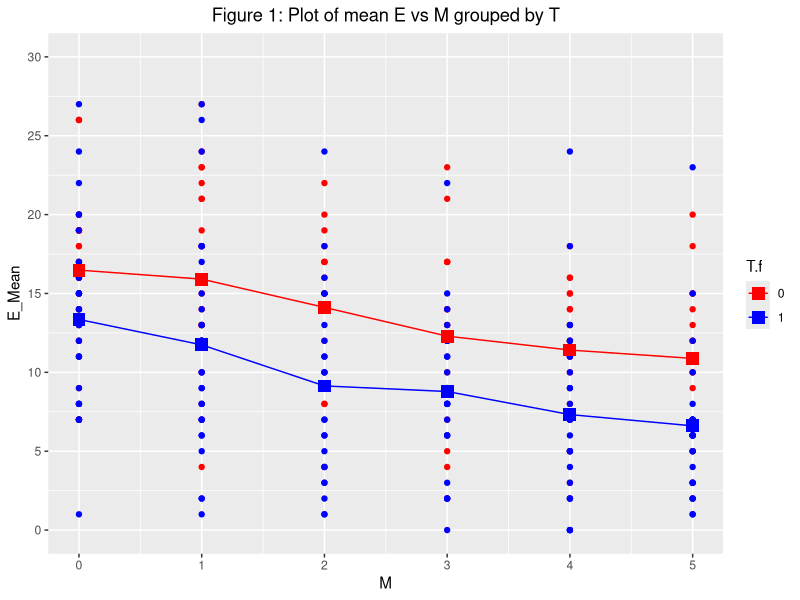
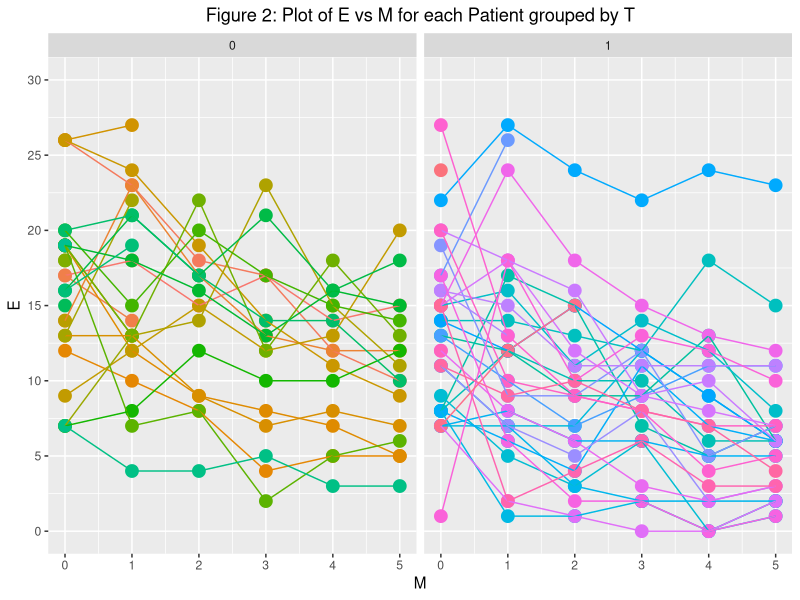

Recreate these plots in R, in order.
### Add packages you use in Assignment 1
library("plyr")
library("tidyverse")
library("nlme")
library("car")
library("hexbin")
library("xtable")
library("knitr")
library("lmerTest")
############################################################################################################################################################################
postNatal <- read.csv(file = 'Postnatal.csv', header = TRUE)
postNatal <- mutate(postNatal, T.f = factor(T), Patient.f = factor(Patient))
# Table1: Summary for E grouped by M and T
Table_1 <- ddply(postNatal, c("T.f", "M"), summarise, n = length(E), E_mean = mean(E), E_stdev = sd(E))
Table_1
### 1. Graphical analysis 
# Figure 1: mean E vs M for each level of T.

ggplot(data = postNatal, aes(x = M, y = E)) +
  geom_point(aes(colour = T.f)) +
  scale_colour_manual(values=c("red", "blue")) +
  geom_line(data = Table_1, aes(M, E_mean, colour = T.f)) +
  geom_point(data = Table_1, aes(M, E_mean, colour = T.f), size = 4, shape = 15) +
  labs(x = "M") + scale_y_continuous(name="E_Mean", breaks = seq(from = 0, to = 30, by = 5), limits = c(0,30)
  ) + ggtitle("Figure 1: Plot of mean E vs M grouped by T") + theme(plot.title = element_text(hjust = 0.5))
# There is not much difference between the mean difference between T 0 and T 1 as we move from M 0 to M 5

colours = rainbow(61, s=.6, v=.9)[sample(1:61,61)]

fig = ggplot(data = postNatal, aes(x = M, y = E)) +
  geom_point(aes(colour = Patient.f), size = 4) +
  geom_line(aes(colour = Patient.f)) +
  labs(x = "M") + scale_y_continuous (name="E", breaks = seq(from = 0, to = 30, by = 5), limits = c(0,30)) +
  facet_grid(.~ T.f)  + ggtitle("Figure 2: Plot of E vs M for each Patient grouped by T") + theme(plot.title = element_text(hjust = 0.5), legend.position="none") + scale_fill_manual(values=colours)

fig


####################################################################################################################################################################

#### 3. Testing for random effects
#Question 3 c
### The researcher has chosen an unstructured structure for the variance-coviariance matrix of the random effect vector. The variance of u0 and u1 can be difference but the covariance is the same. Hence, a symmetry structure for the correlation (same correlation for all random effect) is chosen for the linear mixed model. 

# Fitting model 1 using REML

Model1 <- lme(E ~ P + T.f + M + P : T.f + P : M + T.f : M, random = ~ M | Patient.f, method = "REML",  correlation = corCompSymm(), weights = varIdent(form = ~ 1 | M), data = postNatal)

Model2 <- lme(E ~ P + T.f + M + P : T.f + P : M + T.f : M, random = ~ 1 | Patient.f, method = "REML", data = postNatal)

likelihood <- anova(Model1, Model2) # Obtain ln(LRR) and ln(LNR)
likelihood
likelihood <- subset(likelihood, select = -c(call, Test))


LRT <- anova(Model1, Model2)$L.Ratio[-1] # Obtain LRT = 2ln(LRR) - 2ln(LNR)
LRT

Table_1 <- xtable(likelihood, align = "cccccccc", label = 'Table 1', caption = 'Likelihood ratio observed test statistic, LRT = 2ln(LRR) - 2ln(LNR)')
print(Table_1, include.rownames = FALSE, caption.placement = "top", file = "Table1.tex", append = TRUE)
Table_1
# Calculating the p-value for the REML based likelihood ratio test

p_value <- (0.5 * pchisq(LRT, df = 1, lower.tail = FALSE)) + (0.5 * pchisq(LRT, df = 2, lower.tail = FALSE))
p_value


##########################################################################################################################################################

#### 4. Fixed effect estimates for your final linear mixed model

sum_model1<-coef(summary(Model1))

Table_2 <- xtable(sum_model1, align = "cccccc", digits = c(0,3,3,0,3,3), label = 'Table 2', caption = 'Estimate of fixed effects in model 1')
print(Table_2, include.rownames = TRUE, caption.placement = "top", file = "Table1.tex", append = TRUE)
